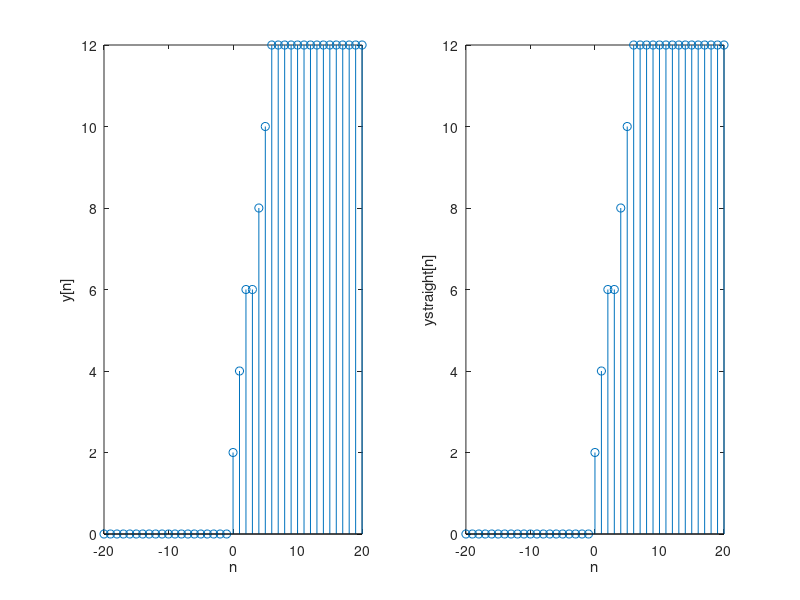

MATLAB code for this plot:
% ch02/tutorial_problem_11.m

n = (-20:20);

x = (n >= 0); % unit impulse

y1 = conv(ones(1,5), x);
y2 = conv([1 -1 -1 -1 1], x);
y = conv(ones(1, 3), y1 + y2);
subplot(121); stem(n, y(1:length(n))); xlabel('n'); ylabel('y[n]');

h = conv(ones(1, 3), ones(1, 5) + [1 -1 -1 -1 1]);
y_straight = conv(h, x);
subplot(122); stem(n, y_straight(1:length(n))); xlabel('n'); ylabel('ystraight[n]');
